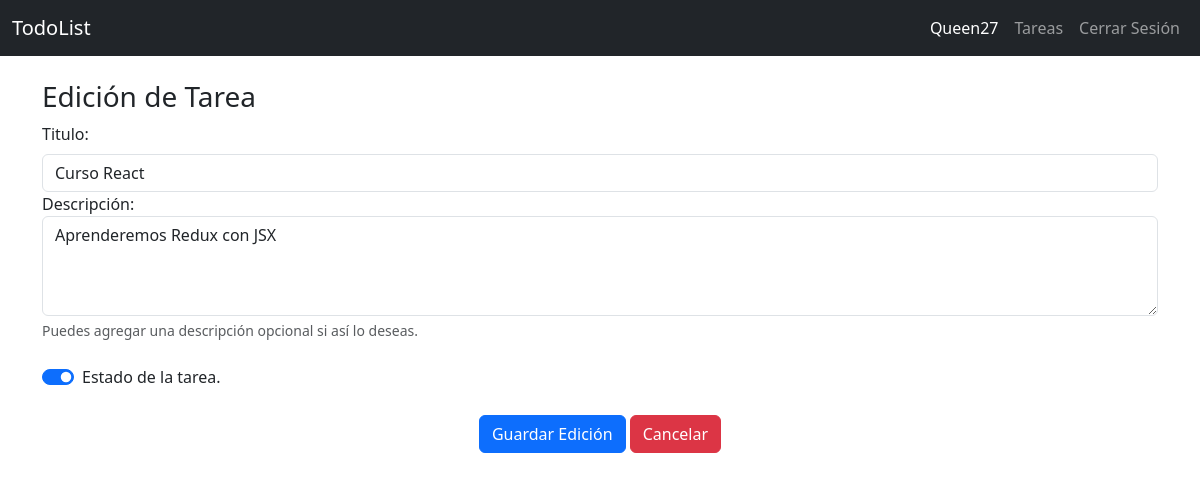
The page /todo/edit/4 (signed in) on the database as committed earlier.
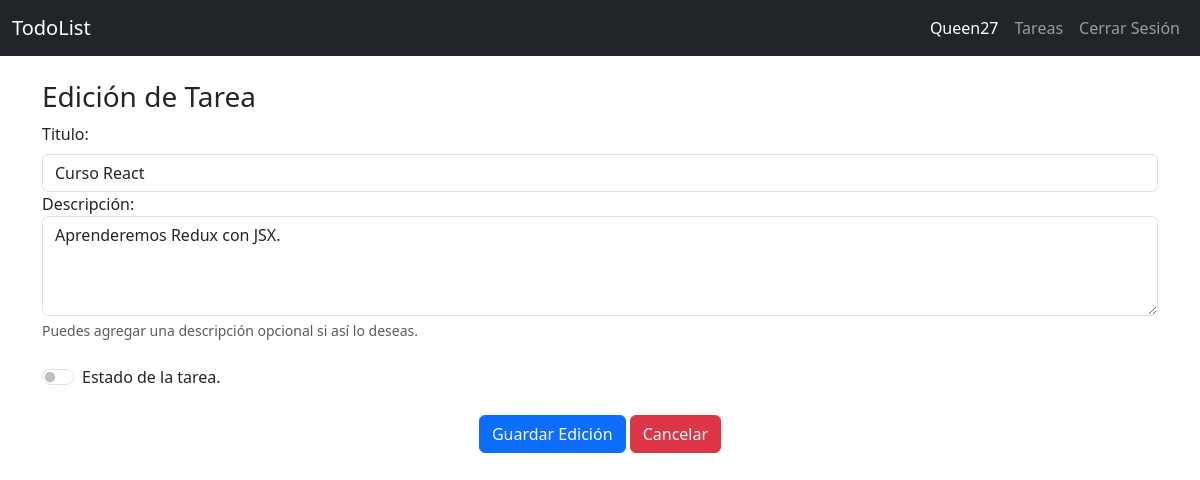
The same page on the database as committed later.
### todor/models.py (models this page shows, shortened)
class Todo(db.Model):
    id = db.Column(db.Integer, primary_key=True)
    created_by = db.Column(db.Integer, db.ForeignKey('user.id'), nullable=False)
    title = db.Column(db.String(100), nullable=False)
    desc = db.Column(db.Text)
    state = db.Column(db.Boolean, default=False)

### todor/todo.py (the view)
@bp.route('/edit/<int:id>', methods=['GET', 'POST'])
@login_required  # * AGREGAMOS EL DECORADOR PARA QUE REQUIERA INICIAR SESION EN ESTA PANTALLA
def edit(id):
    todo = get_todo(id)
    if request.method == 'POST':
        todo.title = request.form['titulo_tarea_nueva']
        todo.desc = request.form['descripcion_tarea']
        todo.state = True if request.form.get('state') == 'on' else False
        db.session.commit()
        return redirect(url_for('todo.index'))
    else:
        return render_template('todo/update.html', todo=todo)

### todor/auth.py (called while the page is built)
@bp.before_app_request  # ! REGISTRAMOS ESTA FUNCION Y QUE SE EJECUTE EN CADA PETICION !
def load_logged_in_user():
    user_id = session.get('user_id')
    if user_id != None:
        g.user = User.query.get_or_404(user_id)
    else:
        g.user = None

def login_required(view):
    @functools.wraps(view) # * ANIDAMOS UNA FUNCION A ESTE DECORADOR
    def wrapped_view(**kwargs):# * RECIBE PARAMETROS INDEFINIDOS COMO EL NOMBRE
        if g.user != None:
            return view(**kwargs)
        else:
           return redirect(url_for('auth.login'))
    return wrapped_view

### todor/todo.py (called while the page is built)
def get_todo(id):
    todo = Todo.query.get_or_404(id)
    return todo

### todor/templates/todo/update.html
{% extends 'base.html' %}
{% block content %}
<section class="container-sm">
    <br>
    <h3>{% block title %}Edición de Tarea{% endblock %}</h3>
    <form action="" method="post">
        <div class="form-group">
            <label for="titulo_tarea_nueva" class="form-label">Titulo: </label>
            <input type="text" class="form-control" id="titulo_tarea_nueva" name="titulo_tarea_nueva" required
                minlength="4" maxlength="40" value="{{ todo.title }}">
        </div>
        <div class="form-group">
            <label for="descripcion_tarea">Descripción: </label>
            <textarea class="form-control" placeholder="Descripción" id="descripcion_tarea" name="descripcion_tarea"
                style="height: 100px">{{ todo.desc }}</textarea>
            <div class="form-text">Puedes agregar una descripción opcional si así lo deseas.</div>
        </div>
        <br>
        <div class="form-check form-switch">
            <label class="form-check-label" for="state">Estado de la tarea.</label>
            <input class="form-check-input" type="checkbox" id="state" name="state" {% if todo.state == True %} checked {% endif %}>
        </div>
        <br>
        <div class="text-center">
            <input type="submit" class="btn btn-primary" value="Guardar Edición"></input>
            <a href="{{ url_for('todo.index') }}" class="btn btn-danger">Cancelar</a>
        </div>
    </form>
</section>
{% endblock %}

Rows that differ between the two databases and show on the page:
changed Todo "Curso React": descripcion_tarea "Aprenderemos Redux con JSX" → "Aprenderemos Redux con JSX."; state "☑" → "☐"
